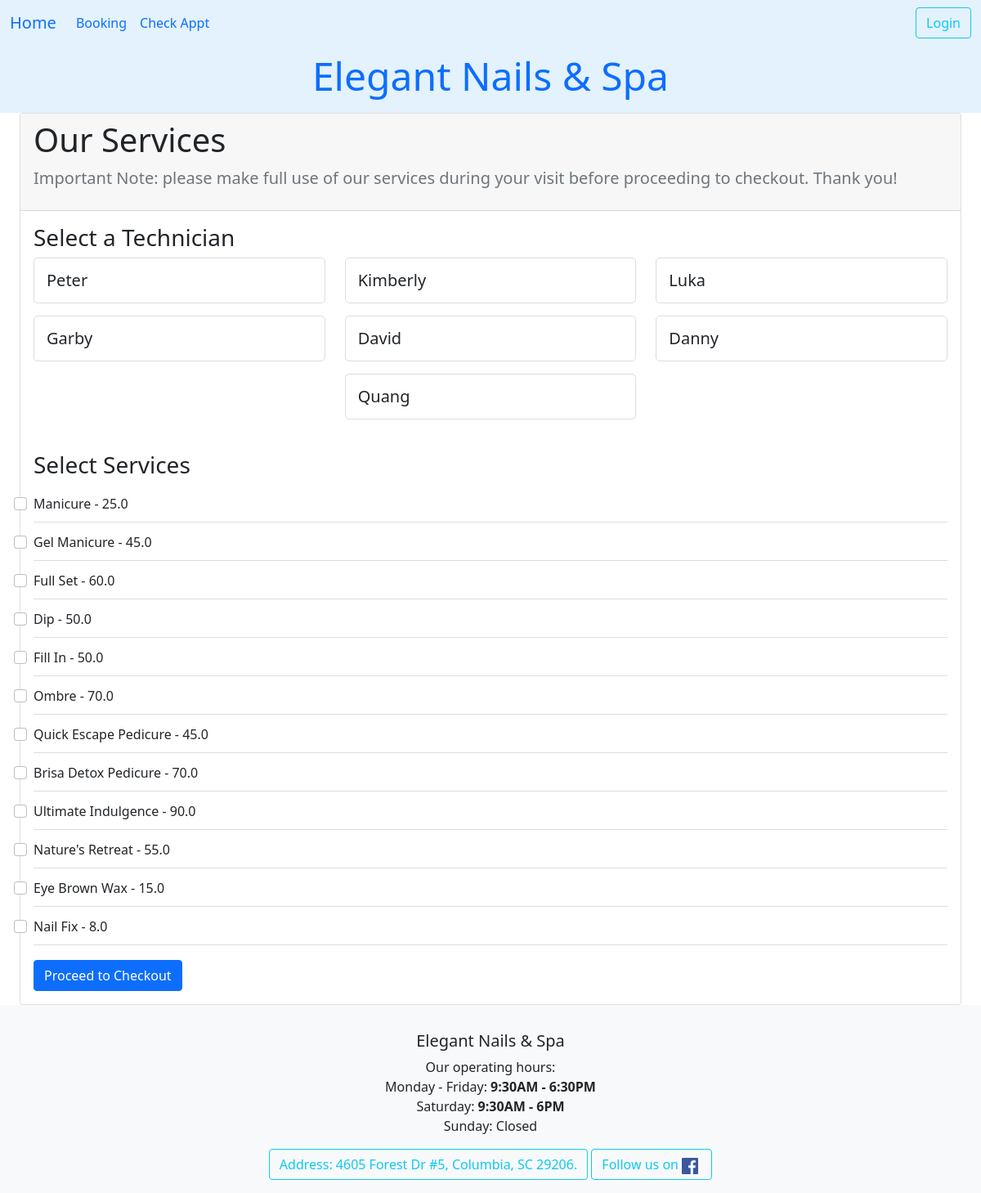
Page /payment/all_services_checkout/ on the earlier database version.
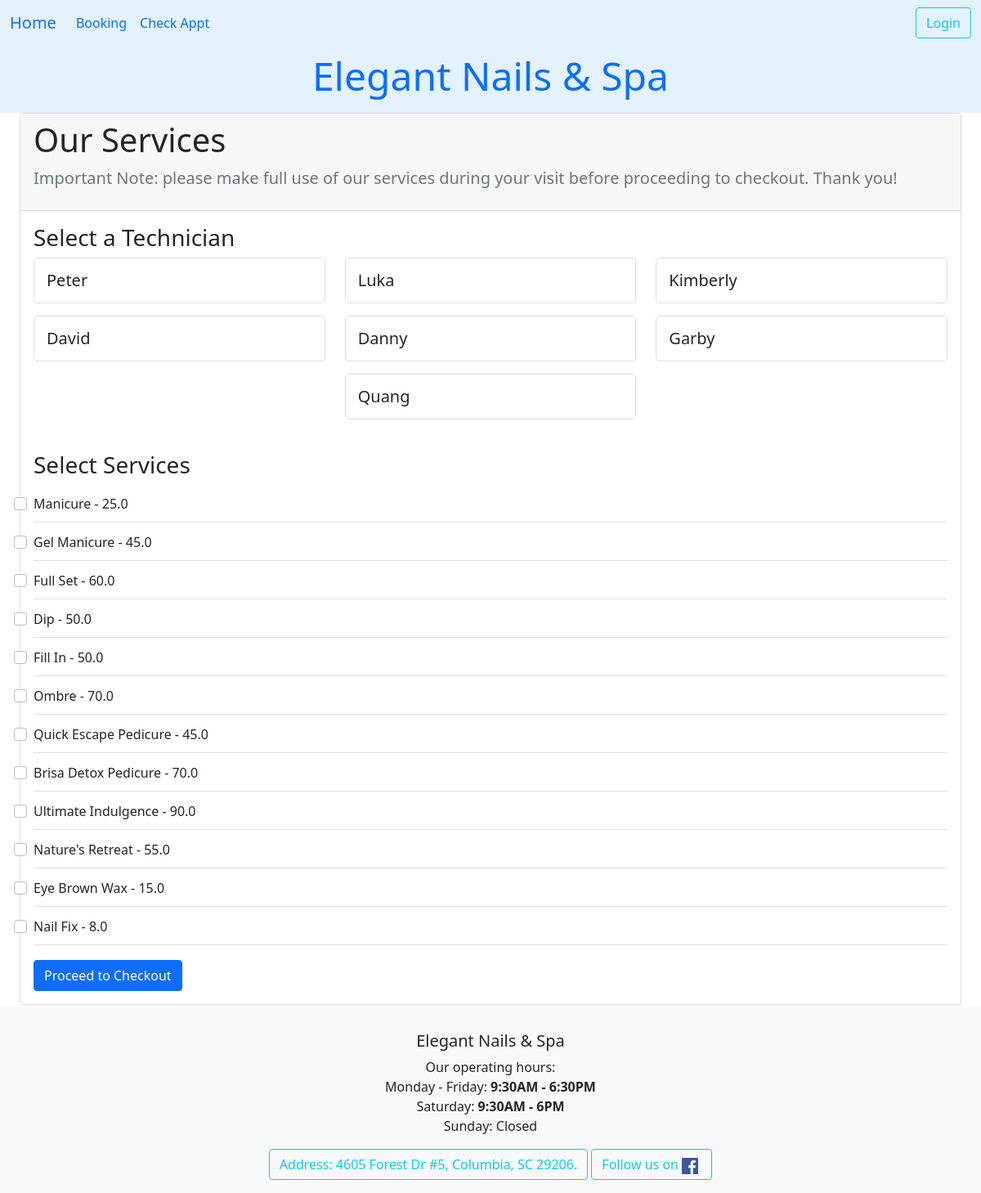
Same page on the later database version.
### ledger/models.py (models this page shows, shortened)
class Technician(models.Model):
    name = models.CharField(max_length=25)
    phone = PhoneNumberField()
    email = models.EmailField(max_length=40, null=True, blank=True)
    owner = models.ForeignKey(settings.AUTH_USER_MODEL, on_delete=models.DO_NOTHING)
    start_work_at = models.TimeField()
    end_work = models.TimeField()
    isWork = models.BooleanField(default=False)
    picture = models.ImageField(upload_to='tech_pictures/', null=True, editable=True)
    services = models.ManyToManyField("Service", blank=True, related_name="tech")
    time_come_in = models.DateTimeField(null=True)
    work_days = models.CharField(max_length=7, default="1111110", help_text="MTWTFSS: 1 for work, 0 for off")
    vacation_start = models.DateField(null=True, blank=True, help_text="Start vacation")
    vacation_end = models.DateField(null=True, blank=True, help_text="End vacation, back work!")
    date_go_work = models.DateField(null=True, blank=True)
    history = HistoricalRecords()
    hire_date = models.DateField(auto_now_add=True, help_text="Date when the technician was hired")
    experience = models.PositiveIntegerField(default=0, help_text="Years of experience in the field")
    bio = models.TextField(max_length=500, null=True, blank=True, help_text="Short bio about the technician")
    view_count = models.IntegerField(default=0)
    is_accept_booking = models.BooleanField(default=True, help_text="Is the technician accepting new bookings?")
    class Meta:
        unique_together = ('name','phone',)
        ordering = ['time_come_in','name']

class Service(models.Model):
    class Category(models.TextChoices):
        nail = "Nail Enhancement"
        mani = "Manicure"
        pedi = "Pedicure"
        wax = "Wax"
        yfix = "YFix"
    service = models.CharField(max_length=30)
    price = models.FloatField(validators=[MinValueValidator(0.0)])
    time_perform = models.DurationField(default=timezone.timedelta(minutes=45))
    description = models.CharField(max_length=800, null=True, blank=True)
    owner = models.ForeignKey(settings.AUTH_USER_MODEL, on_delete=models.CASCADE)
    category = models.CharField(choices=Category.choices, max_length=20, default=Category.nail, help_text="Choose one of the categories.")
    stripe_product_id = models.CharField(max_length=100, null=True, blank=True)
    class Meta:
        unique_together = ('service','price')
        ordering = ['category']

### payment/views.py (the view)
# urls.py: path('all_services_checkout/', views.ServicesPaymentView.as_view(), name='services_for_checkout'),
class ServicesPaymentView(TemplateView):
    template_name = 'payment/services_payment.html'
    def get_context_data(self, **kwargs):
        context = super().get_context_data(**kwargs)
        context['services'] = Service.objects.exclude(service='tax')
        context['techs'] = Technician.objects.exclude(name='anyOne')
        return context

### payment/templates/payment/services_payment.html (shortened to what this page needs)
{% extends 'base.html' %}
{% load crispy_forms_tags %}
{% load crispy_forms_filters %}
{% load static %}
{% block content %}
<div class="container-fluid">
    <div class="row justify-content-center">
        <div class="col-md-12">
            <div class="card">
                <div class="card-header">
                    <h1>Our Services</h1>
                    <p class="lead text-muted fs-5">Important Note: please make full use of our
                        services during your visit before proceeding to checkout. Thank you!
                    </p>
                </div>
                <div class="card-body">
                    <form action="{% url 'payment:multi_checkout_session' %}" method="post" id="ser_form">
                        <h3>Select a Technician</h3>
                        <div class="row justify-content-center">
                            {% for tech in techs %}
                                <div class="col-12 col-md-4">
                                    <div class="technician-card" data-tech-id="{{ tech.id }}">
                                        <h5>{{ tech.name |title }}</h5>
                                    </div>
                                </div>
                            {% endfor %}
                        </div>
                        <h3 class="mt-4">Select Services</h3>
                        {% for service in services %}
                            <div class="form-check">
                                <input type="checkbox" class="form-check-input" name="service_ids" value="{{ service.id }}">
                                <label class="form-check-label">{{ service.service|title }} - {{ service.price }}</label>
                            </div>
                        {% endfor %}
                        <button type="submit" class="btn btn-primary mt-3">Proceed to Checkout</button>
                    </form>
                </div>
            </div>
        </div>
    </div>
</div>
{% endblock content %}

Differences in the rows shown:
changed Technician "Luka": moves up the list
changed Technician "Garby": moves down the list
